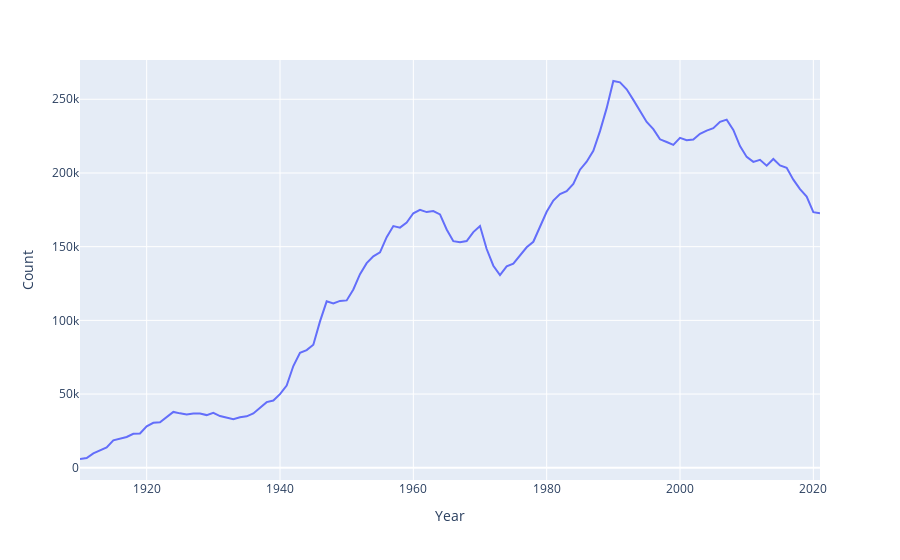

The cell this chart's notebook holds for it:
### Code cell
puzzle2 = female_babynames.groupby("Year")[["Count"]].agg(sum)
px.line(puzzle2, y = "Count")
